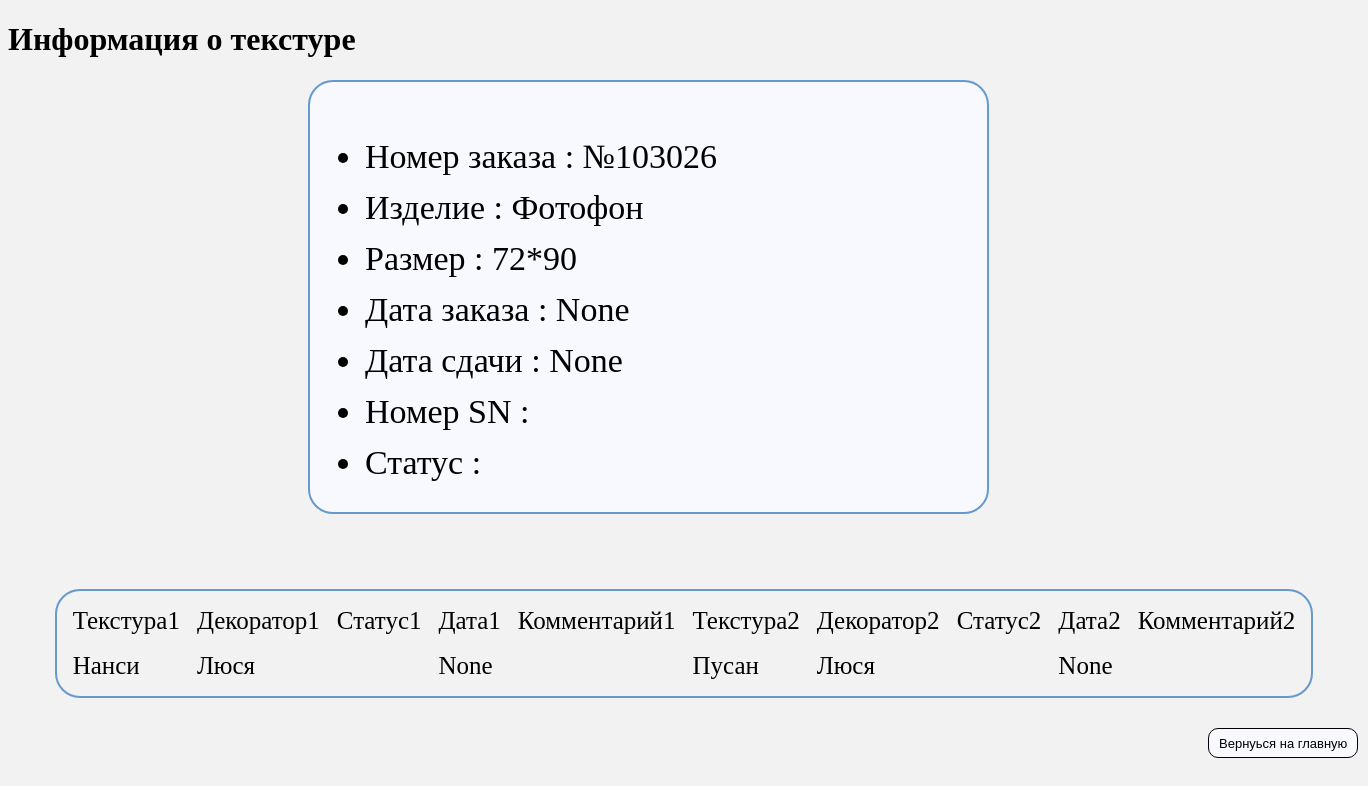
Page /textures/1/ on the committed database.
### stas/apps/textures/models.py (models this page shows, shortened)
class Texture(models.Model):
    oder_number = models.CharField("Номер заказа", max_length = 50)
    material = models.CharField("Изделие", max_length = 50)
    size = models.CharField("Размер", max_length = 50)
    oder_date = models.DateTimeField("Дата заказа")
    delivery_date = models.DateTimeField("Дата сдачи")
    sn_number = models.CharField("SN", max_length = 50)
    status = models.CharField("Статус", max_length = 50)
    texture1 = models.CharField("Текстура1", max_length = 50)
    decorator1 = models.CharField("Декоратор1", max_length = 50)
    status1 = models.CharField("Статус1", max_length = 50)
    date1 = models.DateTimeField("Дата1")
    comment1 = models.CharField("Комментарий1", max_length = 200)
    texture2 = models.CharField("Текстура2", max_length = 50)
    decorator2 = models.CharField("Декоратор2", max_length = 50)
    status2 = models.CharField("Статус2", max_length = 50)
    date2 = models.DateTimeField("Дата2")
    comment2 = models.CharField("Комментарий2", max_length = 200)

### stas/apps/textures/views.py (the view)
# urls.py: path('<int:texture_id>/', views.detail, name='detail'),
def detail(request, texture_id):
    try:
        a = Texture.objects.get(id = texture_id)
    except:
        raise Http404("Not found")
    return render(request, 'textures/detail.html', {'texture': a})

### stas/templates/textures/detail.html (shortened to what this page needs)
{% extends 'base.html' %}
{% load static %}
{% block content %}
<link rel="stylesheet" href="{% static 'css/style.css' %}">
<h1>Информация о текстуре</h1>
<body>
    <div class="inner">
        <ul>
            <li>Номер заказа : {{texture.oder_number}} </li>
            <li>Изделие : {{texture.material}} </li>
            <li>Размер : {{texture.size}} </li>
            <li>Дата заказа : {{texture.oder_date}} </li>
            <li>Дата сдачи : {{texture.delivery_date}} </li>
            <li>Номер SN : {{texture.sn_number}} </li>
            <li>Статус : {{texture.status}} </li>
        </ul>
    </div>
    <table class="outer">
        <tr>
            <td>Текстура1</td>
            <td>Декоратор1</td>
            <td>Статус1</td>
            <td>Дата1</td>
            <td>Комментарий1</td>
            <td>Текстура2</td>
            <td>Декоратор2</td>
            <td>Статус2</td>
            <td>Дата2</td>
            <td>Комментарий2</td>
        </tr>
        <tr>
            <td>{{texture.texture1}}</td>
            <td>{{texture.decorator1}}</td>
            <td>{{texture.status1}}</td>
            <td>{{texture.date1}}</td>
            <td>{{texture.comment1}}</td>
            <td>{{texture.texture2}}</td>
            <td>{{texture.decorator2}}</td>
            <td>{{texture.status2}}</td>
            <td>{{texture.date2}}</td>
            <td>{{texture.comment2}}</td>
        </tr>
    </table>
    <input type="button" class="texture-batton" value="Вернуься на главную" onClick='location.href="{% url 'textures:index' %}"'>
</body>
{% endblock %}

### stas/static/css/style.css (style rules this page uses)
body { background-color:#f2f2f2; }
.inner { background-color: ghostwhite; color: black; font-size: 34px; text-align: justify; line-height: 1.5; width: 49%; height: 400px; margin: 300px; padding-top: 15px; padding-left: 15px; padding-bottom: 15px; margin-bottom: 75px; margin-top: 15px; border: 2px solid #69c; border-radius: 25px; }
.outer { font-size: 25px; border-spacing: 15px; border-collapse:separate; border: 2px solid #69c; border-radius: 25px; margin: auto; }
.texture-batton { margin-left: 1200px; margin-top: 30px; font-size: 13px; padding: 0.5% 10px; background-color: ghostwhite; border: 1px solid black; border-radius: 10px; }

### rows in the picture
Texture: oder_number "№103026", material "Фотофон", size "72*90", oder_date "None", delivery_date "None", texture1 "Нанси", decorator1 "Люся", date1 "None", texture2 "Пусан", decorator2 "Люся", date2 "None"
